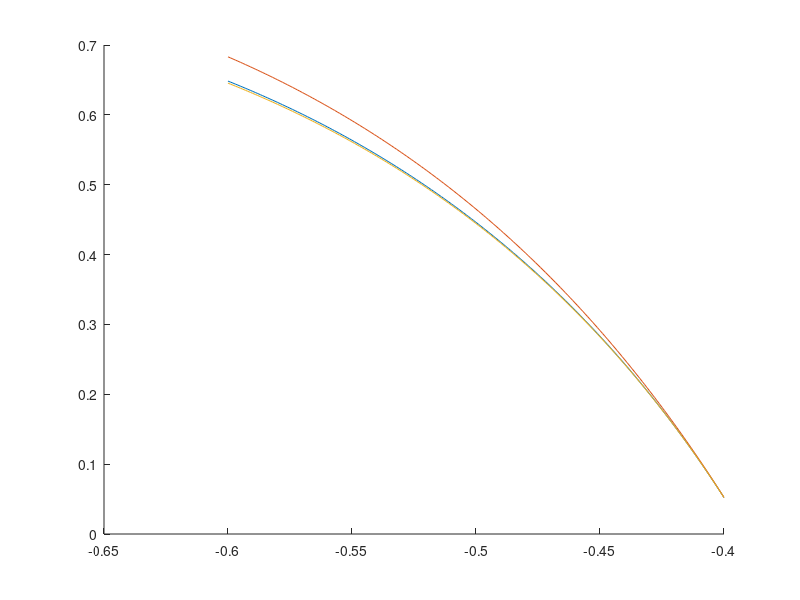

Write the MATLAB code that produced this figure. (Note: this script raises an error after producing the figure.)

clear all
clc
l=0.3302;

const=[-26.8598346219134;-87.6546485543967;3.14128477268640;35.5572000100370 ; 0.7595495751754 ;-48.4489780846895 ;15.3781821037200;-0.474095491113532];
cmd=-0.4:-0.001:-0.6;
cmd_u1=[2,0,-2];
ss=zeros(size(cmd));
figure
hold on
for u1=cmd_u1
    delta=0.224314009055080*u1-0.008867066788855;
for i=1:length(cmd)
    
    u0=cmd(i);
    a0=const(1)+const(2)*u0+const(6)*u0^2;
    a1=const(3)+const(4)*u0+const(7)*u0^2;
    a2=const(5)+const(8)/l^2*tan(delta)^2;
    rt=roots([a2,a1,a0]);
    idx=find((rt<3) & (rt>0),1);
    ss(i)=rt(idx);
end
    plot(cmd,ss)
end
ss_est=[-10.445339156721717,-3.584452482313747];


hold on
%plot(cmd,polyval(ss_est,cmd))

load('steady_state_speeds.mat')
plot(throttle_in,v_mocap,'b*')
load('steady_circle.mat')
plot(throttle([3,5:end]),vx([3,5:end]),'r*')